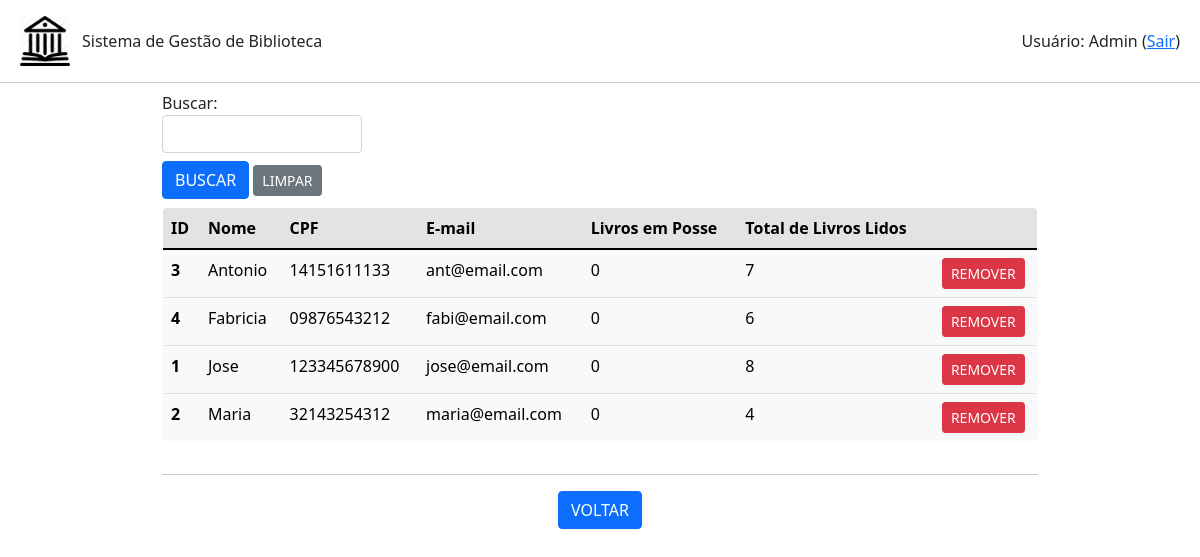
Page /ficha/listar (signed in) on the earlier database version.
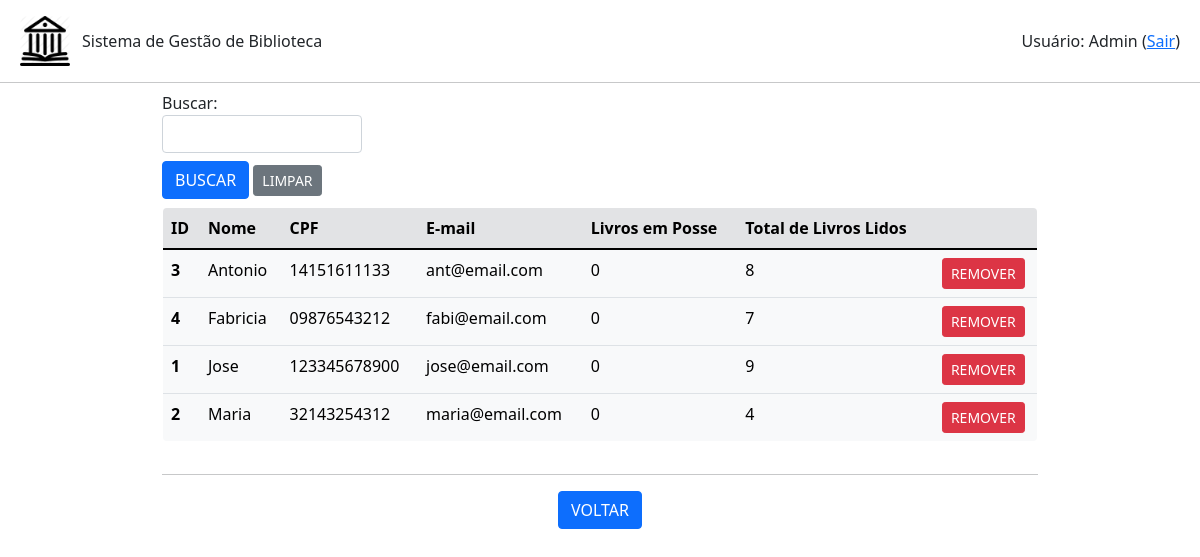
Same page on the later database version.
### ficha.py (models this page shows, shortened)
class Ficha(db.Model):
    id = db.Column(db.Integer, primary_key=True)
    nome = db.Column(db.String(200), unique=False, nullable=False)
    cpf = db.Column(db.String(20), unique=True, nullable=False)
    email = db.Column(db.String(120), unique=True, nullable=False)
    ativo = db.Column(db.Boolean(), default=False)
    qtdLivros = db.Column(db.Integer, unique=False, nullable=False)
    totalLivros = db.Column(db.Integer, unique=False, nullable=False)
    emprestimo = db.relationship('Emprestimo', backref='ficha', lazy=True)

### app.py (the view, shortened to what this page needs)
@app.route('/ficha/listar', methods=['POST','GET'])
def listar_fichas():
    if session.get('autenticado',False)==False:
        flash(u'Login necessário!', category='warning')
        return(redirect(url_for('login')))
    form = BuscaForm()
    fichas = Ficha.query.order_by(Ficha.nome).all()
    return(render_template('fichas.html', fichas=fichas, form=form, action=url_for('listar_fichas')))

### formBusca.py
class BuscaForm(FlaskForm):
    campo = StringField('Buscar: ', validators=[DataRequired()])
    enviar = SubmitField('BUSCAR')

### templates/fichas.html (shortened to what this page needs)
{% extends "base.html" %}
{% block conteudo %}
<div class="container-fluid mx-auto mb-1" style="width: 75%; max-height: 100vh;">
    {% from 'bootstrap/form.html' import render_field %}
    <form method="post">
        <div class="mt-2" style="width: 200px;">
            {{ render_field(form.campo) }}
        </div>
        <div class="mt-2 mb-2">
            {{ render_field(form.enviar, button_style="primary", button_size="sm") }}
            <a class="btn btn-secondary btn-sm" href="{{url_for('listar_fichas')}}" role="button">LIMPAR</a>
        </div>
    </form>
    <div style="max-height: 60vh; overflow-y: auto;">
        <table class=" table table-light border rounded-3" style="overflow: hidden;">
            <thead>
            <tr class="table-secondary">
                <th scope="col">ID</th>
                <th scope="col">Nome</th>
                <th scope="col">CPF</th>
                <th scope="col">E-mail</th>
                <th scope="col">Livros em Posse</th>
                <th scope="col">Total de Livros Lidos</th>
                <th scope="col"></th>
            </tr>
            </thead>
            <tbody>
                {% for ficha in fichas %}
                    <tr>
                        <th scope="row">{{ficha.id}}</th>
                        <td>{{ficha.nome}}</td>
                        <td>{{ficha.cpf}}</td>
                        <td>{{ficha.email}}</td>
                        <td>{{ficha.qtdLivros}}</td>
                        <td>{{ficha.totalLivros}}</td>
                        <td class="text-center"><a class="btn btn-danger btn-sm" href="{{url_for('remover_ficha', id_ficha=ficha.id)}}" role="button">REMOVER</a></td>
                    </tr>
                {% endfor %}
            </tbody>
        </table>
    </div>
    <hr>
    <div class="row text-center">
        <div class="col mr-1">
            <a class="btn btn-primary" href="{{url_for('root')}}" role="button">VOLTAR</a>
        </div>
    </div>
</div>
{% endblock %}

Differences in the rows shown:
changed Ficha "Antonio": totalLivros "7" → "8"
changed Ficha "Fabricia": totalLivros "6" → "7"
changed Ficha "Jose": totalLivros "8" → "9"
